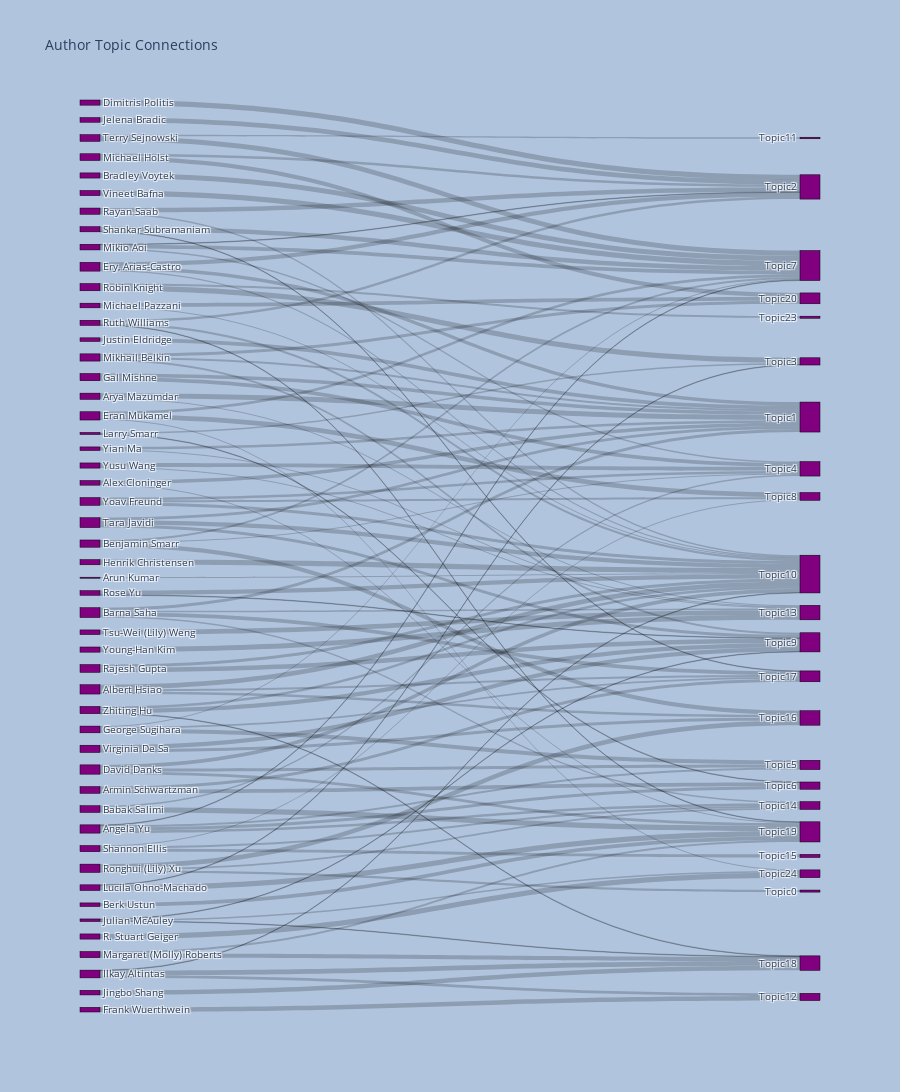

Notebook code cell kept with this figure:
### Code cell
# author topic connections sankey diagram for 50 topics model
import plotly.graph_objects as go

fig = go.Figure(data=[go.Sankey(
    node = dict(
      pad = 15,
      thickness = 20,
      line = dict(color = "black", width = 0.5),
      label = labels, # flow name
      color = 'purple',
      customdata = link_labels,
      hovertemplate='%{customdata} Total Flow: %{value}<extra></extra>'
    ),
    link = dict(
      source = sources, # indices correspond to labels, eg A1, A2, A1, B1, ...
      target = targets, # targets nodes
      value = values_final # flow volumn 
  ))])

fig.update_layout(title_text="Author Topic Connections", font_size=10, height=2500, paper_bgcolor="LightSteelBlue")
fig.show()
# fig.write_html("visualization/Author_Topic_Connections.html")

### Figure 1 — Plotly figure (JSON) as saved in the notebook; plotly's stock layout.template omitted (floating-point values rounded to 4 significant figures)
{"data": [{"link": {"source": [0, 0, 0, 1, 1, 2, 2, 2, 2, 3, 3, 4, 5, 5, 6, 6, 7, 7, 7, 7, 8, 8, 8, 9, 10, 11, 11, 11, 12, 13, 13, 13, 14, 14, 14, 15, 16, 16, 17, 17, 17, 18, 19, 19, 19, 20, 21, 22, 22, 22, 23, 24, 24, 25, 25, 26, 26, 27, 27, 28, 28, 29, 29, 29, 30, 30, 30, 31, 32, 32, 33, 33, 34, 34, 35, 35, 35, 36, 36, 37, 37, 37, 38, 38, 39, 39, 39, 40, 40, 40, 41, 41, 42, 43, 44, 44, 45, 45, 46, 46, 46, 47, 48, 48, 49, 49, 49], "target": [60, 66, 67, 51, 69, 55, 56, 57, 64, 56, 67, 60, 51, 63, 54, 69, 51, 63, 64, 67, 54, 57, 66, 69, 57, 55, 60, 69, 52, 57, 58, 74, 51, 52, 60, 62, 51, 54, 55, 57, 67, 60, 60, 62, 68, 52, 68, 59, 68, 74, 51, 53, 56, 53, 69, 68, 69, 52, 70, 60, 70, 51, 59, 70, 52, 54, 57, 74, 59, 60, 52, 60, 53, 73, 50, 64, 66, 59, 60, 52, 60, 69, 57, 67, 58, 64, 65, 51, 59, 60, 57, 61, 63, 57, 59, 66, 51, 63, 54, 58, 60, 63, 54, 63, 59, 60, 68], "value": [9, 5, 4, 7, 2, 4, 6, 1, 5, 7, 6, 2, 10, 2, 3, 10, 6, 3, 3, 7, 2, 4, 8, 7, 10, 6, 7, 5, 10, 5, 9, 2, 7, 8, 2, 9, 7, 7, 8, 2, 3, 10, 1, 5, 9, 9, 9, 1, 1, 3, 7, 3, 1, 1, 10, 8, 4, 5, 8, 2, 7, 4, 4, 6, 1, 3, 7, 10, 9, 6, 9, 3, 10, 4, 4, 3, 9, 1, 8, 5, 4, 1, 9, 1, 2, 4, 6, 5, 6, 8, 10, 3, 9, 10, 8, 6, 5, 2, 5, 4, 6, 10, 8, 2, 8, 5, 1]}, "node": {"color": "purple", "customdata": ["Albert Hsiao", "Alex Cloninger", "Angela Yu", "Armin Schwartzman", "Arun Kumar", "Arya Mazumdar", "Babak Salimi", "Barna Saha", "Benjamin Smarr", "Berk Ustun", "Bradley Voytek", "David Danks", "Dimitris Politis", "Eran Mukamel", "Ery, Arias-Castro ", "Frank Wuerthwein", "Gal Mishne", "George Sugihara", "Henrik Christensen", "Ilkay Altintas", "Jelena Bradic", "Jingbo Shang", "Julian McAuley", "Justin Eldridge", "Larry Smarr", "Lucila Ohno-Machado", "Margaret (Molly) Roberts", "Michael Holst", "Michael Pazzani", "Mikhail Belkin", "Mikio Aoi", "R. Stuart Geiger", "Rajesh Gupta", "Rayan Saab", "Robin Knight", "Ronghui (Lily) Xu", "Rose Yu", "Ruth Williams", "Shankar Subramaniam", "Shannon Ellis", "Tara Javidi", "Terry Sejnowski", "Tsu-Wei (Lily) Weng", "Vineet Bafna", "Virginia De Sa", "Yian Ma", "Yoav Freund", "Young-Han Kim", "Yusu Wang", "Zhiting Hu", "model pregnanc outcom data women trial diseas dose studi clinic", "problem algorithm graph distribut bound approxim consid test random number", "model estim method test sampl propos asymptot predict distribut data", "microbiom microbi associ sampl studi divers sequenc communiti human data", "data neuron method tree dimension graph structur topolog base imag", "dynam causal nonlinear model seri time predict forecast structur interact", "model size imag effect method human function observ map gaussian", "model activ neural cell genom method network data result dynam", "cell type neuron gene brain regulatori singl methyl specif function", "model learn time applic propos data build perform train network", "algorithm robot data approach propos learn model base perform method", "model network neural neuron brain scale spike comput activ function", "workflow comput data communiti develop applic scienc perform resourc servic", "usepackag code network bound scheme robust channel capac achiev problem", "edit distanc measur cluster result preprocess differ studi symptom time", "sequenc studi sampl microbiom human microbiota data research method diseas", "patient studi data diseas associ clinic compar cancer differ includ", "time algorithm data problem endotheli distanc imag flow rotat dynam", "data workflow model network learn text pattern scientif comput scale", "data model patient research method risk base dataset health result", "data model method mesh result process system protein base structur", "ϕλϕμ fontan footstep footprint foothold foot fooof fool food fomit", "apic clutter disregard extrema uncov unbalanc dendrit spatiotempor trial remot", "sampl microbiom communiti human data microbi studi differ microbiota method", "work data differ document task research librari discuss practic algorithm"], "hovertemplate": "%{customdata} Total Flow: %{value}<extra></extra>", "label": ["Albert Hsiao", "Alex Cloninger", "Angela Yu", "Armin Schwartzman", "Arun Kumar", "Arya Mazumdar", "Babak Salimi", "Barna Saha", "Benjamin Smarr", "Berk Ustun", "Bradley Voytek", "David Danks", "Dimitris Politis", "Eran Mukamel", "Ery, Arias-Castro ", "Frank Wuerthwein", "Gal Mishne", "George Sugihara", "Henrik Christensen", "Ilkay Altintas", "Jelena Bradic", "Jingbo Shang", "Julian McAuley", "Justin Eldridge", "Larry Smarr", "Lucila Ohno-Machado", "Margaret (Molly) Roberts", "Michael Holst", "Michael Pazzani", "Mikhail Belkin", "Mikio Aoi", "R. Stuart Geiger", "Rajesh Gupta", "Rayan Saab", "Robin Knight", "Ronghui (Lily) Xu", "Rose Yu", "Ruth Williams", "Shankar Subramaniam", "Shannon Ellis", "Tara Javidi", "Terry Sejnowski", "Tsu-Wei (Lily) Weng", "Vineet Bafna", "Virginia De Sa", "Yian Ma", "Yoav Freund", "Young-Han Kim", "Yusu Wang", "Zhiting Hu", "Topic0", "Topic1", "Topic2", "Topic3", "Topic4", "Topic5", "Topic6", "Topic7", "Topic8", "Topic9", "Topic10", "Topic11", "Topic12", "Topic13", "Topic14", "Topic15", "Topic16", "Topic17", "Topic18", "Topic19", "Topic20", "Topic21", "Topic22", "Topic23", "Topic24"], "line": {"color": "black", "width": 0.5}, "pad": 15, "thickness": 20}, "type": "sankey"}], "layout": {"font": {"size": 10}, "height": 2500, "paper_bgcolor": "LightSteelBlue", "title": {"text": "Author Topic Connections"}}}
